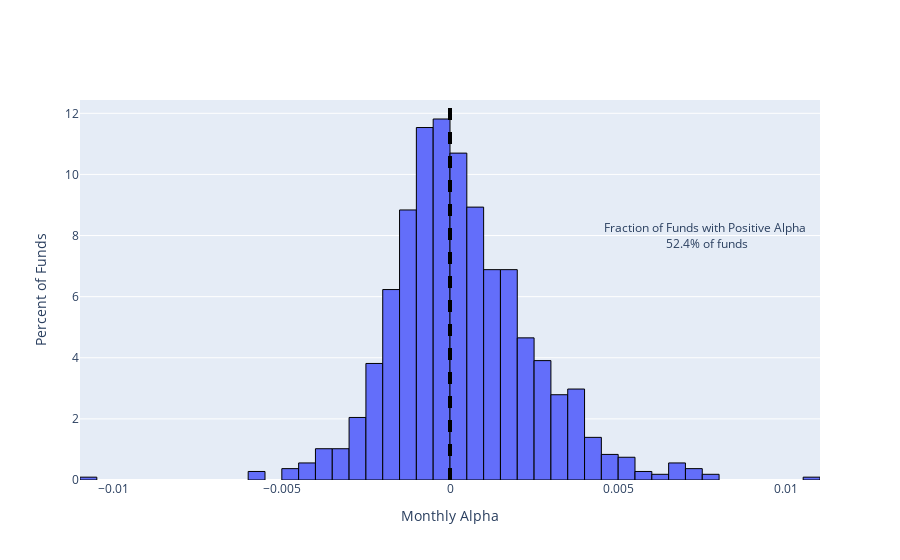

Notebook code for this chart:
### Code cell
# Plot the distribution of alphas WITH SURVIVORSHIP BIAS
fig = go.Figure()
trace= go.Histogram(x=df.alpha, histnorm='percent',hovertemplate="<br>%{y:.2}% of funds<br><extra></extra>")
fig.add_trace(trace)
# some formatting
fig.update_traces(marker_line_width=1, marker_line_color='black')
fig.layout.xaxis["title"] = "Monthly Alpha"
fig.layout.yaxis["title"] = "Percent of Funds"
fig.add_vline(x=0, line_width=4, line_dash="dash", line_color="black")
fig.add_annotation(x=df.alpha.max()*0.7, y=8,
            text="Fraction of Funds with Positive Alpha <br>"+f'{frac_pos:.1%} of funds', showarrow=False)
fig.show()

### Figure 1 — Plotly figure (JSON) as saved in the notebook; plotly's stock layout.template omitted (floating-point values rounded to 4 significant figures; data arrays with more than 128 entries replaced by an {"elided": "..."} marker saying what was removed)
{"data": [{"histnorm": "percent", "hovertemplate": "<br>%{y:.2}% of funds<br><extra></extra>", "marker": {"line": {"color": "black", "width": 1}}, "type": "histogram", "x": {"elided": "1075 float values"}}], "layout": {"annotations": [{"showarrow": false, "text": "Fraction of Funds with Positive Alpha <br>52.4% of funds", "x": 0.007618, "y": 8}], "shapes": [{"line": {"color": "black", "dash": "dash", "width": 4}, "type": "line", "x0": 0, "x1": 0, "xref": "x", "y0": 0, "y1": 1, "yref": "y domain"}], "xaxis": {"title": {"text": "Monthly Alpha"}}, "yaxis": {"title": {"text": "Percent of Funds"}}}}
